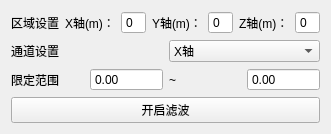
    <widget class="QWidget" name="page_1">
     <layout class="QVBoxLayout" name="verticalLayout_region">
      <item>
       <layout class="QHBoxLayout" name="horizontalLayout_region_3">
        <item>
         <widget class="QLabel" name="label_region_3">
          <property name="text">
           <string>区域设置</string>
          </property>
         </widget>
        </item>
        <item>
         <widget class="QLabel" name="label_x_5">
          <property name="text">
           <string>X轴(m)：</string>
          </property>
         </widget>
        </item>
        <item>
         <widget class="QSpinBox" name="spinBox_x_2">
          <property name="buttonSymbols">
           <enum>QAbstractSpinBox::ButtonSymbols::NoButtons</enum>
          </property>
         </widget>
        </item>
        <item>
         <widget class="QLabel" name="label_y_5">
          <property name="text">
           <string>Y轴(m)：</string>
          </property>
         </widget>
        </item>
        <item>
         <widget class="QSpinBox" name="spinBox_y_2">
          <property name="buttonSymbols">
           <enum>QAbstractSpinBox::ButtonSymbols::NoButtons</enum>
          </property>
         </widget>
        </item>
        <item>
         <widget class="QLabel" name="label_z_5">
          <property name="text">
           <string>Z轴(m)：</string>
          </property>
         </widget>
        </item>
        <item>
         <widget class="QSpinBox" name="spinBox_z_2">
          <property name="buttonSymbols">
           <enum>QAbstractSpinBox::ButtonSymbols::NoButtons</enum>
          </property>
         </widget>
        </item>
       </layout>
      </item>
      <item>
       <layout class="QHBoxLayout" name="horizontalLayout_channel_2">
        <item>
         <widget class="QLabel" name="label_channel_2">
          <property name="text">
           <string>通道设置</string>
          </property>
         </widget>
        </item>
        <item>
         <widget class="QComboBox" name="comboBox_channel_2">
          <item>
           <property name="text">
            <string>X轴</string>
           </property>
          </item>
          <item>
           <property name="text">
            <string>Y轴</string>
           </property>
          </item>
          <item>
           <property name="text">
            <string>Z轴</string>
           </property>
          </item>
         </widget>
        </item>
       </layout>
      </item>
      <item>
       <layout class="QHBoxLayout" name="horizontalLayout_limit_3">
        <item>
         <widget class="QLabel" name="label_limit_3">
          <property name="text">
           <string>限定范围</string>
          </property>
         </widget>
        </item>
        <item>
         <widget class="QDoubleSpinBox" name="doubleSpinBox_limitMin">
          <property name="buttonSymbols">
           <enum>QAbstractSpinBox::ButtonSymbols::NoButtons</enum>
          </property>
          <property name="decimals">
           <number>2</number>
          </property>
         </widget>
        </item>
        <item>
         <widget class="QLabel" name="label_tilde_3">
          <property name="text">
           <string>~</string>
          </property>
         </widget>
        </item>
        <item>
         <widget class="QDoubleSpinBox" name="doubleSpinBox_limitMax">
          <property name="buttonSymbols">
           <enum>QAbstractSpinBox::ButtonSymbols::NoButtons</enum>
          </property>
          <property name="decimals">
           <number>2</number>
          </property>
         </widget>
        </item>
       </layout>
      </item>
      <item>
       <layout class="QHBoxLayout" name="horizontalLayout_11">
        <item>
         <widget class="QPushButton" name="pushButton">
          <property name="text">
           <string>开启滤波</string>
          </property>
         </widget>
        </item>
       </layout>
      </item>
     </layout>
    </widget>
